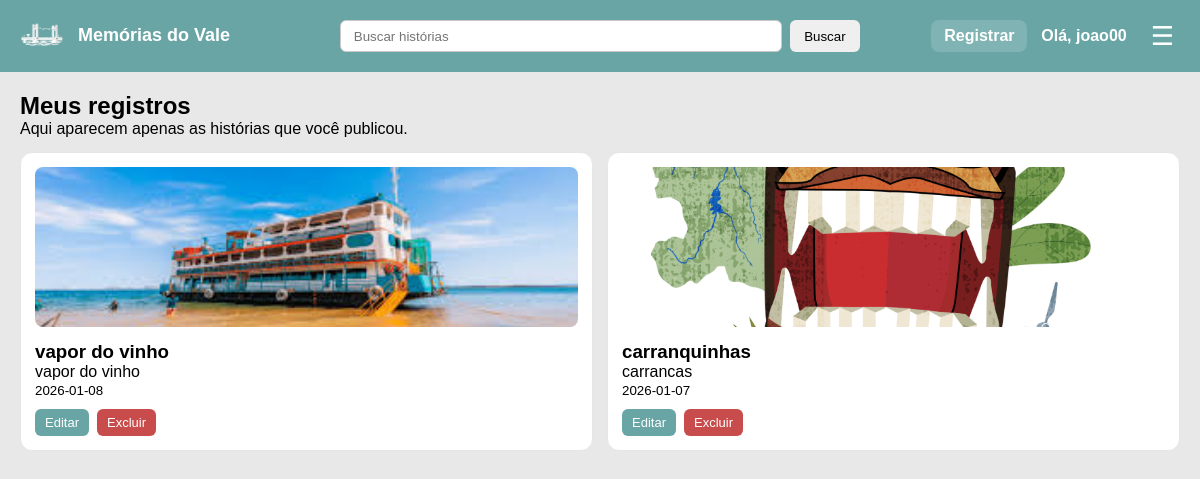
The page /stories/meusregistros.php (signed in) on the database its author committed.
### tables this page shows
CREATE TABLE `historias` (
  `id` int(11) NOT NULL,
  `usuario_id` int(10) UNSIGNED NOT NULL,
  `titulo` varchar(150) NOT NULL,
  `descricao` varchar(200) NOT NULL,
  `data_memoria` date NOT NULL,
  `imagem` varchar(255) NOT NULL,
  `criado_em` timestamp NOT NULL DEFAULT current_timestamp()
);

### stories/meusregistros.php (the view, shortened to what this page needs)
<?php
include("../config/config.php");
?>
<!DOCTYPE html>
<html lang="pt-br">
<head>
  <link rel="stylesheet" href="/SITELENDAS/assets/css/style.css?v=1">
</head>
<body>
  <?php include("../includes/header_nav.php"); ?>
  <main class="content">
    <h2>Meus registros</h2>
    <p>Aqui aparecem apenas as histórias que você publicou.</p>
    <section class="stories-grid">
      <?php
      $usuarioId = (int)$_SESSION['id'];
      $sql = "
        SELECT id, titulo, descricao, data_memoria, imagem
        FROM historias
        WHERE usuario_id = $usuarioId
      ";
      $sql .= " ORDER BY id DESC";
      $result = mysqli_query($conexao, $sql);
      if ($result && mysqli_num_rows($result) > 0) {
        while ($row = mysqli_fetch_assoc($result)) {
          $titulo = htmlspecialchars($row['titulo']);
          $descricao = htmlspecialchars($row['descricao']);
          $data = htmlspecialchars($row['data_memoria']);
          $img = "/SITELENDAS/" . ltrim($row['imagem'], "/");
      ?>
          <article class="story-card">
            <img class="story-img" src="<?= $img ?>" alt="Imagem da história">
            <h3><?= $titulo ?></h3>
            <p><?= $descricao ?></p>
            <small><?= $data ?></small>
            <div class="story-actions">
              <a href="/SITELENDAS/stories/edit.php?id=<?= (int)$row['id'] ?>" class="btn-edit">Editar</a>
              <a href="/SITELENDAS/stories/delete.php?id=<?= (int)$row['id'] ?>"
                class="btn-delete"
                onclick="return confirm('Tem certeza que deseja excluir esta história?');">
                Excluir
              </a>
            </div>
          </article>
      <?php
        }
      } else {
        echo "<p>Você ainda não publicou nenhuma história.</p>";
      }
      ?>
    </section>
  </main>
</body>
</html>

### assets/css/style.css (style rules this page uses)
* { margin: 0; padding: 0; box-sizing: border-box; }
body { font-family: Arial, sans-serif; background-color: #e8e8e8; }
.content { padding: 20px; }
.stories-grid { display: grid; grid-template-columns: repeat(auto-fit, minmax(240px, 1fr)); gap: 14px; margin-top: 14px; }
.story-card { background: #ffffff; border-radius: 12px; padding: 14px; border: 1px solid #e6e6e6; transition: transform 0.25s ease, box-shadow 0.25s ease; }
.story-img { width: 100%; height: 160px; object-fit: cover; border-radius: 8px; margin-bottom: 10px; }
.story-actions { display: flex; gap: 8px; margin-top: 10px; }
.btn-edit, .btn-delete { padding: 6px 10px; font-size: 13px; border-radius: 6px; text-decoration: none; color: white; }
.btn-edit { background-color: #6aa5a5; }
.btn-delete { background-color: #c94c4c; }

### rows shown on the page
historias: imagem (picture), titulo "vapor do vinho", descricao "vapor do vinho", data_memoria "2026-01-08"
historias: imagem (picture), titulo "carranquinhas", descricao "carrancas", data_memoria "2026-01-07"

### other values the page prints
$_SESSION['nome'] "joao00"
